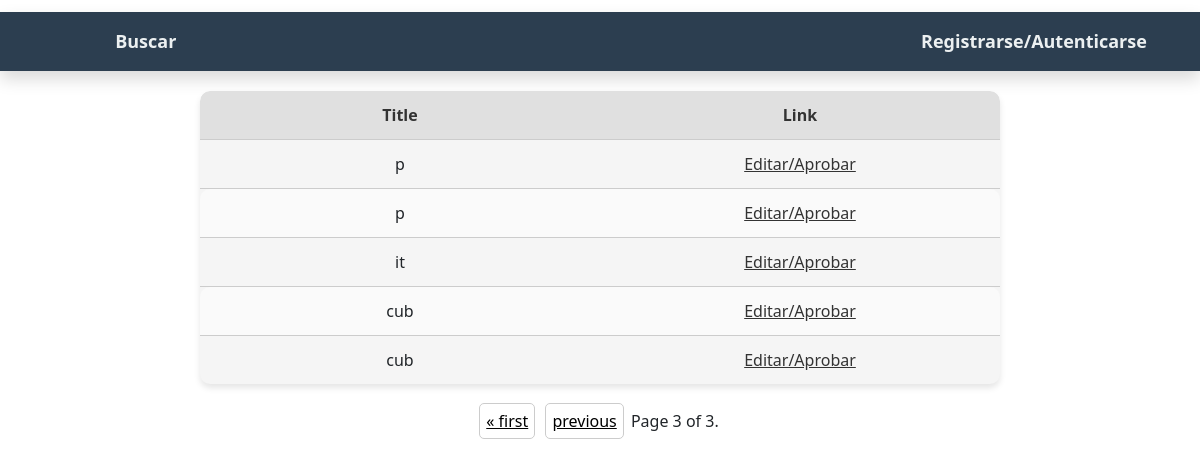
/pending/?page=3, run on an earlier commit of the app's database.
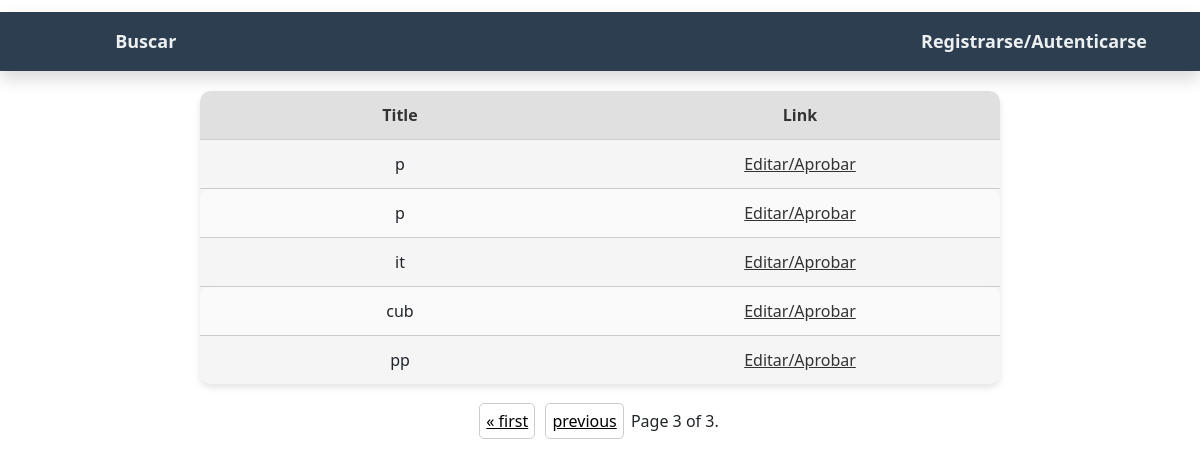
And on a later commit of the database.
### Documents/models.py (models this page shows, shortened)
class PendingDocuments(models.Model):
    image = models.ImageField(upload_to='document_images/', default='document_images/default.jpg')
    name = models.CharField(max_length=200)
    text = models.TextField()
    xml_file = models.TextField(default='')

### Documents/views.py (the view)
# urls.py: path('pending/', views.pending, name='pending'),
def pending(request):
    posts = PendingDocuments.objects.all()
    paginator = Paginator(posts, 12)
    page_number = request.GET.get('page')
    page_obj = paginator.get_page(page_number)
    return render(request, 'docs/pending.html', {'posts': posts, 'page_obj': page_obj})

### templates/docs/pending.html (shortened to what this page needs)
{% extends 'base/main.html' %}
{% block content %}
    <table class="styled-table">
        <thead>
            <tr>
                <th>Title</th>
                <th>Link</th>
            </tr>
        </thead>
        <tbody>
            {% for post in page_obj %}
                <tr>
                    <td>{{ post.name }}</td>
                    <td><a href="/edit/{{ post.id }}?page={{ page_obj.number }}">Editar/Aprobar</a></td>
                </tr>
            {% endfor %}
        </tbody>
    </table>
    <div class="pagination">
        <span class="step-links">
            {% if page_obj.has_previous %}
                <a href="?page=1">&laquo; first</a>
                <a href="?page={{ page_obj.previous_page_number }}">previous</a>
            {% endif %}
            <span class="current">
                Page {{ page_obj.number }} of {{ page_obj.paginator.num_pages }}.
            </span>
        </span>
    </div>
{% endblock %}

### templates/base/main.html (shortened to what this page needs)
{% load static %}
<!DOCTYPE html>
<html lang="en">
<head>
    <link rel="stylesheet" href= "{% static 'style.css' %}">
    <link rel="stylesheet" href="https://cdnjs.cloudflare.com/ajax/libs/font-awesome/6.4.2/css/all.min.css" />
    {% load bootstrap5 %}
    {% bootstrap_css %}
    <link rel="stylesheet" href="https://unicons.iconscout.com/release/v4.0.0/css/line.css">
</head>
<body>
<nav class="nav-bar">
<div class="container">
    <ul class="menu">
        <li><a href="/search">Buscar</a></li>
    {% if not user.is_authenticated %}
        <li><a href="/sign_up">Registrarse/Autenticarse</a></li>
    {% else %}
        <li><a href="/favorites">Favoritos</a></li>
        <li><a href="/log_out">Salir</a></li>
    {% endif %}
    </ul>
</div>
</nav>
<div class="page">
    {% block content %}
    {% endblock %}
</div>
</body>
</html>

### static/style.css (style rules this page uses)
.nav-bar { background-color: #2c3e50; box-shadow: 0 8px 16px rgba(0, 0, 0, 0.15); margin-top: 1%; margin-bottom: 1%; }
.container { max-width: 1200px; margin: auto auto; padding: 5px 10px; }
.menu { display: flex; list-style-type: none; justify-content: space-between; align-items: center; margin: 1%; }
.menu li { margin-left: 30px; }
.menu a { color: #ecf0f1; text-decoration: none; font-weight: bold; transition: all 0.3s ease; font-size: 18px; }
.styled-table { width: 90%; max-width: 800px; margin: 20px auto; background-color: #f5f5f5; border-radius: 10px; box-shadow: 0 4px 6px rgba(0, 0, 0, 0.1); overflow: hidden; table-layout: fixed; }
.styled-table thead tr { background-color: #e0e0e0; color: #333; font-weight: bold; }
.styled-table th, .styled-table td { padding: 12px 15px; text-align: center; border-bottom: 1px solid #ccc; }
.styled-table tbody tr:nth-child(even) { background-color: #fafafa; }
.styled-table tbody tr:last-child td { border-bottom: none; }
.styled-table th:first-child, .styled-table td:first-child { border-top-left-radius: 10px; }
.styled-table th:last-child, .styled-table td:last-child { border-top-right-radius: 10px; }
.styled-table tr:last-child td:first-child, .styled-table tr:last-child td:last-child { border-bottom-left-radius: 10px; border-bottom-right-radius: 10px; }
.styled-table a { color: #333; text-decoration: underline; }

What changed in the data, as far as the page shows it:
removed PendingDocuments: name "cub"
added PendingDocuments: name "pp"
